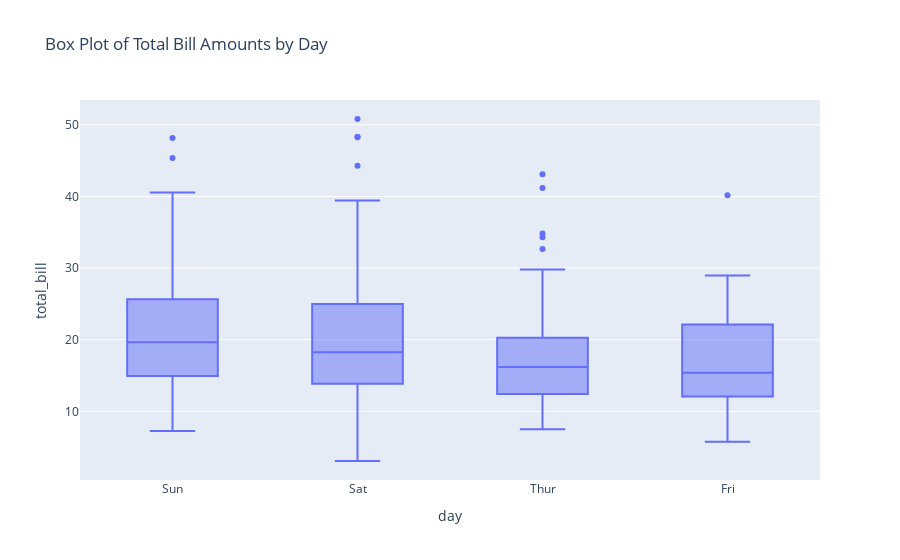

Here is the notebook cell this chart was saved with:
### Code cell
import seaborn as sns
import plotly.express as px

tips_df = sns.load_dataset('tips')
box_plot = px.box(tips_df, x='day', y='total_bill', title='Box Plot of Total Bill Amounts by Day')

box_plot.show()

### Figure 1 — Plotly figure (JSON) as saved in the notebook; plotly's stock layout.template omitted (floating-point values rounded to 4 significant figures; data arrays with more than 128 entries replaced by an {"elided": "..."} marker saying what was removed)
{"data": [{"alignmentgroup": "True", "hovertemplate": "day=%{x}<br>total_bill=%{y}<extra></extra>", "legendgroup": "", "marker": {"color": "#636efa"}, "name": "", "notched": false, "offsetgroup": "", "orientation": "v", "showlegend": false, "type": "box", "x": {"elided": "244 str values"}, "x0": " ", "xaxis": "x", "y": {"elided": "244 float values"}, "y0": " ", "yaxis": "y"}], "layout": {"autosize": true, "boxmode": "group", "legend": {"tracegroupgap": 0}, "title": {"text": "Box Plot of Total Bill Amounts by Day"}, "xaxis": {"anchor": "y", "autorange": true, "domain": [0, 1], "range": [-0.5, 3.5], "title": {"text": "day"}, "type": "category"}, "yaxis": {"anchor": "x", "autorange": true, "domain": [0, 1], "range": [0.4178, 53.46], "title": {"text": "total_bill"}, "type": "linear"}}}
